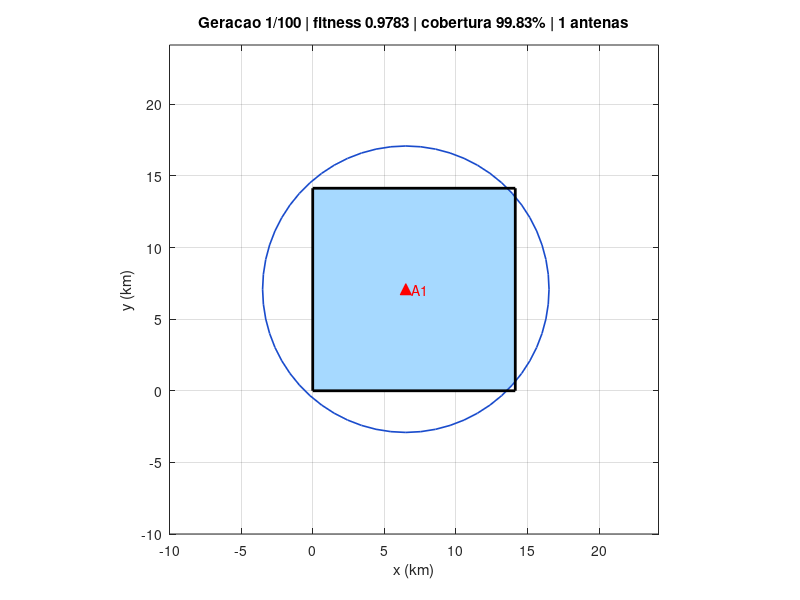

This chart was generated by the following MATLAB code: (Note: this script raises an error after producing the figure.)
function resultado = ga_antenas(params)
% GA_ANTENAS  Algoritmo Genetico para posicionamento de antenas.
%
%   resultado = ga_antenas()            -> usa parametros padrao
%   resultado = ga_antenas(struct('pop',100,'geracoes',200))
%
% Modelagem
%   Regiao : quadrado de area 'area_regiao' km^2 (lado L = sqrt(area)), no
%            primeiro quadrante: [0,L] x [0,L].
%   Antena : sinal circular de raio 'raio' km (diametro 20 km).
%   Individuo (vetor linha com 3*n_max genes):
%            [x1..xM | y1..yM | a1..aM]
%            x,y reais em [0,L] (antena sempre dentro da regiao);
%            a em {0,1} indica se a antena esta ativa (usada).
%   Cobertura: area da UNIAO dos discos ativos, restrita a regiao
%            (sobreposicoes contadas uma unica vez). Calculada por
%            integracao numerica em grade de pontos (centros de celulas).
%   Fitness : f = w_cob * (A_coberta / A_regiao) - lambda * (n_ativas / n_max)
%
% Operadores: selecao por torneio, cruzamento BLX-alpha (coordenadas) +
% uniforme (genes de ativacao), mutacao gaussiana + bit-flip, elitismo.

if nargin < 1, params = struct(); end
p = parametros_padrao(params);
rng(p.semente);

M = p.n_max;  N = p.pop;  G = p.geracoes;
[X, Y] = grade(p.L, p.res_grade);

pop = inicializar(p);
hist.melhor = zeros(G,1);  hist.media = zeros(G,1);
hist.area   = zeros(G,1);  hist.n_ant = zeros(G,1);
hist.frac   = zeros(G,1);

hfig = [];
for g = 1:G
    [fit, frac, nat] = avaliar_pop(pop, p, X, Y);
    [fit, ord] = sort(fit, 'descend');
    pop = pop(ord,:);  frac = frac(ord);  nat = nat(ord);

    hist.melhor(g) = fit(1);
    hist.media(g)  = mean(fit);
    hist.frac(g)   = frac(1);
    hist.area(g)   = frac(1) * p.area_regiao;
    hist.n_ant(g)  = nat(1);

    if p.graficos && p.animar && (mod(g, p.passo_animacao) == 0 || g == 1)
        if isempty(hfig) || ~isvalid(hfig), hfig = figure('Name','Evolucao'); end
        figure(hfig); clf;
        plotar_solucao(gca, pop(1,:), p, sprintf('Geracao %d/%d | fitness %.4f | cobertura %.2f%% | %d antenas', ...
            g, G, fit(1), 100*frac(1), nat(1)));
        drawnow;
    end
    if g == G, break; end

    % --- proxima geracao ---
    ne = min(p.elitismo, N);
    elite = pop(1:ne,:);
    nf = N - ne;
    ns = nf + mod(nf,2);                       % numero par de pais
    pais = pop(torneio(fit, p.k_torneio, ns), :);
    filhos = cruzar(pais, p);
    filhos = mutar(filhos, p);
    filhos = reparar(filhos, p);
    pop = [elite; filhos(1:nf,:)];
end

% --- resultado final (area recalculada em grade mais fina) ---
melhor = pop(1,:);
[Xf, Yf] = grade(p.L, p.res_final);
[frac_f, nat_f] = cobertura_ind(melhor, p, Xf, Yf);
ativas = melhor(2*M+1:3*M) > 0.5;
resultado.params      = p;
resultado.melhor      = melhor;
resultado.posicoes    = [melhor(1:M)', melhor(M+1:2*M)'];
resultado.posicoes    = resultado.posicoes(ativas,:);
resultado.n_antenas   = nat_f;
resultado.frac        = frac_f;
resultado.area        = frac_f * p.area_regiao;
resultado.percentual  = 100 * frac_f;
resultado.fitness     = p.w_cob*frac_f - p.lambda*nat_f/M;
resultado.hist        = hist;

if p.graficos
    figure('Name','Melhor solucao');
    plotar_solucao(gca, melhor, p, sprintf('Melhor solucao: %d antenas, %.2f km^2 (%.2f%%), fitness %.4f', ...
        nat_f, resultado.area, resultado.percentual, resultado.fitness));
    figure('Name','Evolucao do AG');
    subplot(1,2,1);
    plot(1:G, hist.melhor, 'b-', 1:G, hist.media, 'r--', 'LineWidth', 1.5);
    grid on; xlabel('Geracao'); ylabel('Fitness'); legend('Melhor','Media','Location','southeast');
    title('Evolucao do fitness');
    subplot(1,2,2);
    yyaxis left;  plot(1:G, hist.area, 'g-', 'LineWidth', 1.5); ylabel('Area coberta (km^2)');
    yyaxis right; stairs(1:G, hist.n_ant, 'k-'); ylabel('Antenas usadas'); ylim([0 M+1]);
    grid on; xlabel('Geracao'); title('Area coberta e antenas (melhor individuo)');
end
end

% =====================================================================
%  Funcoes locais
% =====================================================================
function p = parametros_padrao(u)
p.area_regiao = 200;     % km^2
p.raio        = 10;      % km (diametro 20 km)
p.n_max       = 5;       % maximo de antenas
p.pop         = 60;      % tamanho da populacao
p.geracoes    = 100;
p.pc          = 0.80;    % taxa de cruzamento
p.pm          = 0.15;    % taxa de mutacao por coordenada
p.pm_flag     = 0.10;    % taxa de mutacao (flip) por gene de ativacao
p.sigma       = 0.10;    % desvio da mutacao gaussiana (fracao do lado L)
p.elitismo    = 2;       % individuos preservados por geracao
p.k_torneio   = 3;       % tamanho do torneio
p.alpha       = 0.30;    % parametro do BLX-alpha
p.w_cob       = 1.0;     % peso da cobertura no fitness
p.lambda      = 0.10;    % penalidade por usar TODAS as antenas (cada uma custa lambda/n_max)
p.res_grade   = 150;     % grade (res x res) usada durante o AG
p.res_final   = 1000;    % grade usada para reportar a solucao final
p.semente     = 1;       % semente do gerador aleatorio
p.graficos    = true;
p.animar      = true;   
p.passo_animacao = 1;
f = fieldnames(u);
for i = 1:numel(f), p.(f{i}) = u.(f{i}); end
p.L = sqrt(p.area_regiao);
end

function [X, Y] = grade(L, n)
gx = ((1:n) - 0.5) / n * L;          % centros das celulas
[X, Y] = meshgrid(gx, gx);
end

function pop = inicializar(p)
M = p.n_max;
pop = [p.L*rand(p.pop, 2*M), double(rand(p.pop, M) < 0.5)];
pop = reparar(pop, p);
end

function pop = reparar(pop, p)
% garante pelo menos 1 antena ativa
M = p.n_max;
sem = find(sum(pop(:,2*M+1:3*M) > 0.5, 2) == 0);
for i = sem'
    pop(i, 2*M + randi(M)) = 1;
end
end

function [frac, nat] = cobertura_ind(ind, p, X, Y)
M = p.n_max;
cob = false(size(X));
nat = 0;
for k = 1:M
    if ind(2*M+k) > 0.5
        nat = nat + 1;
        cob = cob | ((X - ind(k)).^2 + (Y - ind(M+k)).^2 <= p.raio^2 + 1e-9);
    end
end
frac = mean(cob(:));     % celulas tem areas iguais -> fracao da area da regiao
end

function [fit, frac, nat] = avaliar_pop(pop, p, X, Y)
n = size(pop,1);
fit = zeros(n,1); frac = zeros(n,1); nat = zeros(n,1);
for i = 1:n
    [frac(i), nat(i)] = cobertura_ind(pop(i,:), p, X, Y);
    fit(i) = p.w_cob*frac(i) - p.lambda*nat(i)/p.n_max;
end
end

function idx = torneio(fit, k, n)
cand = randi(numel(fit), n, k);
[~, j] = max(fit(cand), [], 2);
idx = cand(sub2ind(size(cand), (1:n)', j));
end

function f = cruzar(pais, p)
M = p.n_max; n = size(pais,1); f = pais;
ic = 1:2*M;  ia = 2*M+1:3*M;
for i = 1:2:n-1
    a = pais(i,:); b = pais(i+1,:);
    if rand < p.pc
        lo = min(a(ic), b(ic));  d = abs(a(ic) - b(ic));
        f(i,  ic) = lo - p.alpha*d + rand(1,2*M).*(1+2*p.alpha).*d;
        f(i+1,ic) = lo - p.alpha*d + rand(1,2*M).*(1+2*p.alpha).*d;
        m = rand(1,M) < 0.5;
        f(i,  ia) = a(ia).*m + b(ia).*~m;
        f(i+1,ia) = b(ia).*m + a(ia).*~m;
    end
end
f(:,ic) = min(max(f(:,ic), 0), p.L);
end

function f = mutar(f, p)
M = p.n_max; n = size(f,1);
ic = 1:2*M;  ia = 2*M+1:3*M;
mask = rand(n, 2*M) < p.pm;
f(:,ic) = f(:,ic) + mask .* randn(n, 2*M) * p.sigma * p.L;
f(:,ic) = min(max(f(:,ic), 0), p.L);            % antenas dentro da regiao
flip = rand(n, M) < p.pm_flag;
f(:,ia) = double(xor(f(:,ia) > 0.5, flip));
end

function plotar_solucao(ax, ind, p, titulo)
M = p.n_max;  L = p.L;  R = p.raio;
[X, Y] = grade(L, 300);
cob = false(size(X));
cla(ax); hold(ax, 'on');
for k = 1:M
    if ind(2*M+k) > 0.5
        cob = cob | ((X-ind(k)).^2 + (Y-ind(M+k)).^2 <= R^2 + 1e-9);
    end
end
gx = X(1,:);
imagesc(ax, gx, gx, double(cob));
colormap(ax, [1 1 1; 0.65 0.85 1]);
for k = 1:M
    if ind(2*M+k) > 0.5
        rectangle(ax, 'Position', [ind(k)-R, ind(M+k)-R, 2*R, 2*R], ...
            'Curvature', [1 1], 'EdgeColor', [0.1 0.3 0.8], 'LineWidth', 1.2);
        plot(ax, ind(k), ind(M+k), 'r^', 'MarkerFaceColor', 'r', 'MarkerSize', 8);
        text(ax, ind(k), ind(M+k), sprintf('  A%d', k), 'Color', 'r');
    end
end
rectangle(ax, 'Position', [0 0 L L], 'EdgeColor', 'k', 'LineWidth', 2);
set(ax, 'YDir', 'normal'); axis(ax, 'equal');
axis(ax, [-R, L+R, -R, L+R]); grid(ax, 'on'); box(ax, 'on');
xlabel(ax, 'x (km)'); ylabel(ax, 'y (km)'); title(ax, titulo);
hold(ax, 'off');
end
